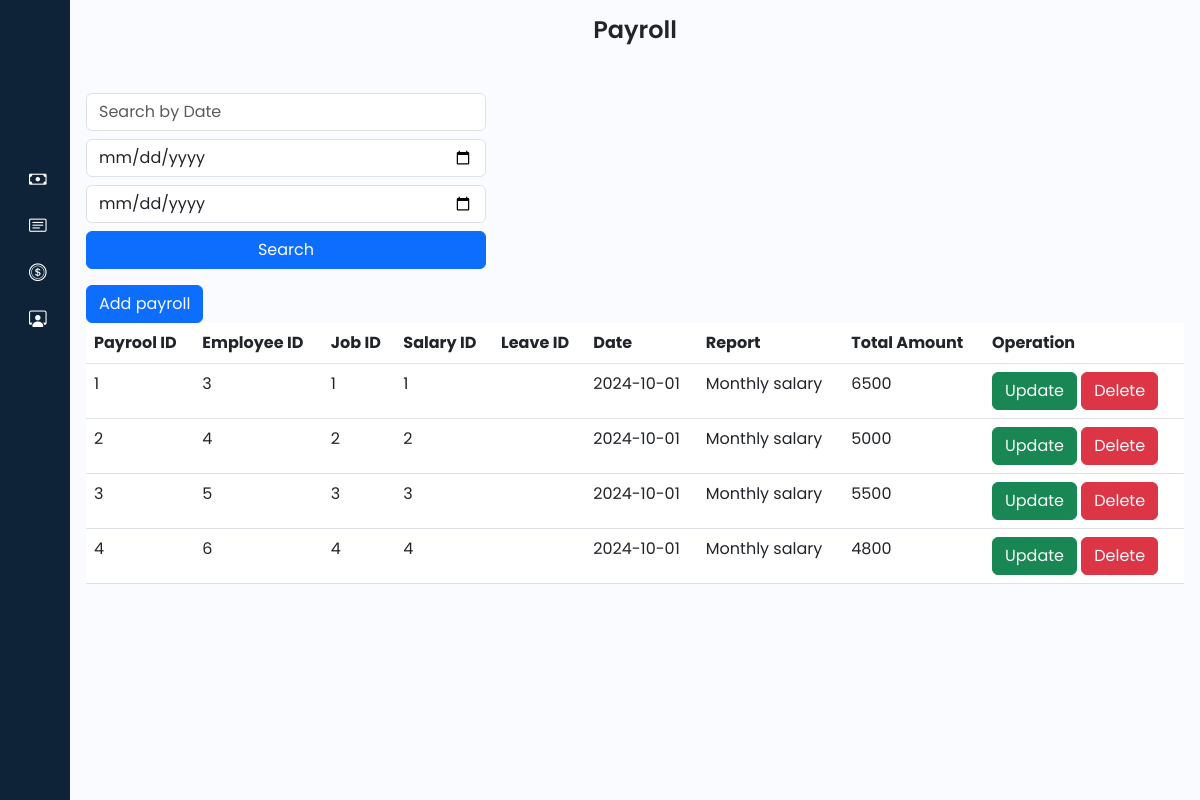
The app's page /admin/payRoll.php, older data.
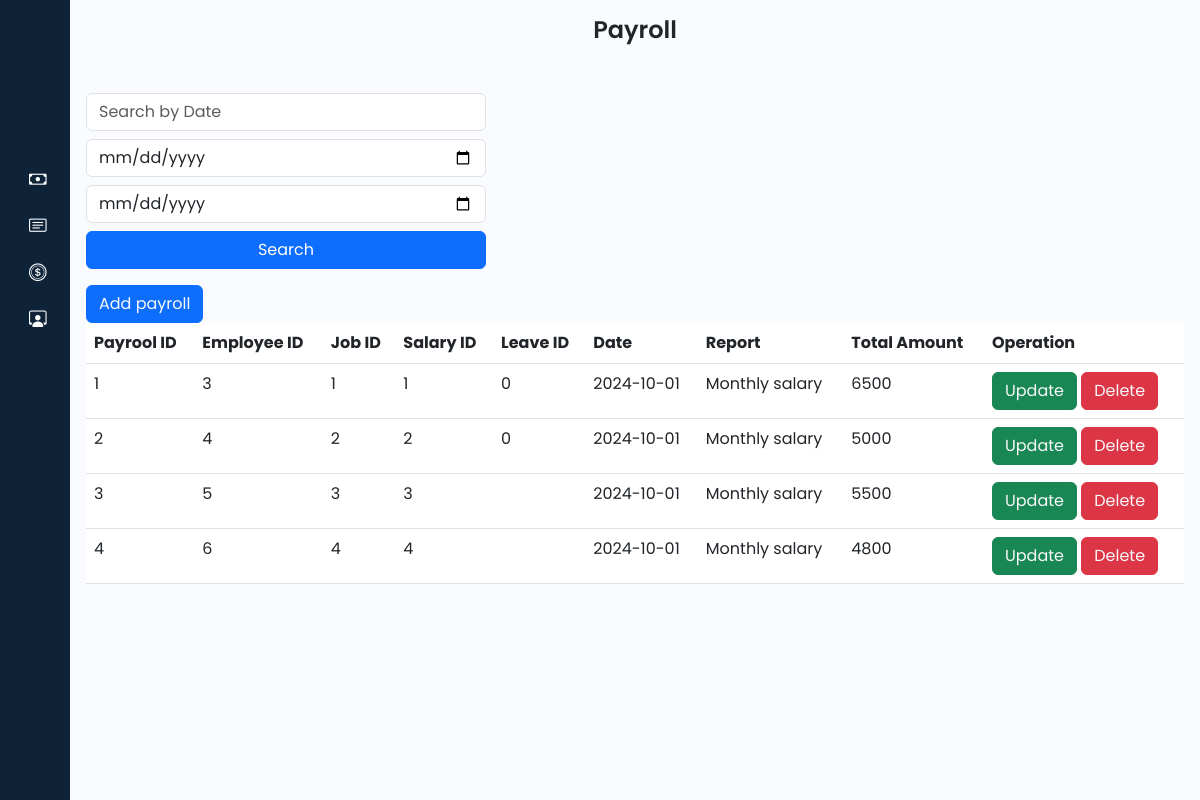
The same page, newer data.
### tables this page shows
CREATE TABLE `payroll` (
  `payroll_ID` int(11) NOT NULL,
  `emp_ID` int(11) DEFAULT NULL,
  `job_ID` int(11) DEFAULT NULL,
  `salary_ID` int(11) DEFAULT NULL,
  `leave_ID` int(11) DEFAULT NULL,
  `date` date DEFAULT NULL,
  `report` text DEFAULT NULL,
  `total_amount` int(11) DEFAULT NULL
);

### admin/payRoll.php (the view, shortened to what this page needs)
<?php
@include '../connection/connect.php';
$select = "SELECT * FROM payroll";
$result = mysqli_query($con, $select);
?>
<!DOCTYPE html>
<html lang="en">
<head>
    <link href="https://cdn.lineicons.com/4.0/lineicons.css" rel="stylesheet" />
    <link href="https://cdn.jsdelivr.net/npm/bootstrap@5.3.0-alpha3/dist/css/bootstrap.min.css" rel="stylesheet"
>
    <link rel="stylesheet" href="https://cdn.jsdelivr.net/npm/bootstrap-icons@1.11.3/font/bootstrap-icons.min.css">
    <link rel="stylesheet" href="style/style.css">
</head>
<body>
    <div class="wrapper">
        <?php include 'sidebar.php'; ?>
        <div class="main p-3">
            <div class="text-center mb-5">
                <h1>
                    Payroll
                </h1>
            </div>
            <form method="post" class="me-auto right" style="max-width: 400px;">
                <div class="mb-3">
                    <div class="col-12 mb-2">
                        <input type="text" name="search_keyword" class="form-control" placeholder="Search by Date"
                            value="<?php echo isset($search_keyword) ? $search_keyword : ''; ?>">
                    </div>
                    <div class="col-12 mb-2">
                        <input type="date" name="start_date" class="form-control"
                            value="<?php echo isset($start_date) ? $start_date : ''; ?>">
                    </div>
                    <div class="col-12 mb-2">
                        <input type="date" name="end_date" class="form-control"
                            value="<?php echo isset($end_date) ? $end_date : ''; ?>">
                    </div>
                    <div class="col-12 mb-2">
                        <button type="submit" name="search" class="btn btn-primary w-100">Search</button>
                    </div>
                </div>
            </form>
            <button class="btn btn-primary">
                <a href="operation/payRoll/create.php" class="text-light">Add payroll</a>
            </button>
            <table class="table table-inverse">
            <thead>
                <tr>
                    <th>Payrool ID</th>
                    <th>Employee ID</th>
                    <th>Job ID</th>
                    <th>Salary ID</th>
                    <th>Leave ID</th>
                    <th>Date</th>
                    <th>Report</th>
                    <th>Total Amount</th>
                    <th>Operation</th>
                </tr>
            </thead>
            <tbody>
                <?php
                if ($result) {
                    while ($row = mysqli_fetch_assoc($result)) {
                        $payroll_ID = $row['payroll_ID'];
                        $emp_ID = $row['emp_ID'];
                        $job_ID = $row['job_ID'];
                        $salary_ID = $row['salary_ID'];
                        $leave_ID = $row['leave_ID'];
                        $date = $row['date'];
                        $report = $row['report'];
                        $total_amount = $row['total_amount'];
                        echo '<tr>
                            <td>'.$payroll_ID.' </td>
                            <td>'.$emp_ID.' </td>
                            <td>'.$job_ID.' </td>
                            <td>'.$salary_ID.' </td>
                            <td>'.$leave_ID.' </td>
                            <td>'.$date.' </td>
                            <td>'.$report.' </td>
                            <td>'.$total_amount.' </td>
                            <td>
                                <button class="btn btn-success"><a href="operation/payRoll/update.php?updatepayroll_ID='.$payroll_ID.'" class="text-light">Update</a></button>
                                <button class="btn btn-danger"><a href="operation/payRoll/delete.php?deletepayroll_ID='.$payroll_ID.'" class="text-light">Delete</a></button>
                            </td>
                        </tr>';
                    }
                }
                ?>
            </tbody>
            </table>
        </div>
    </div>
</body>
</html>

Row changes from the older to the newer data that the page shows:
changed payroll id 1: leave_ID (not shown) → "0"
changed payroll id 2: leave_ID (not shown) → "0"
